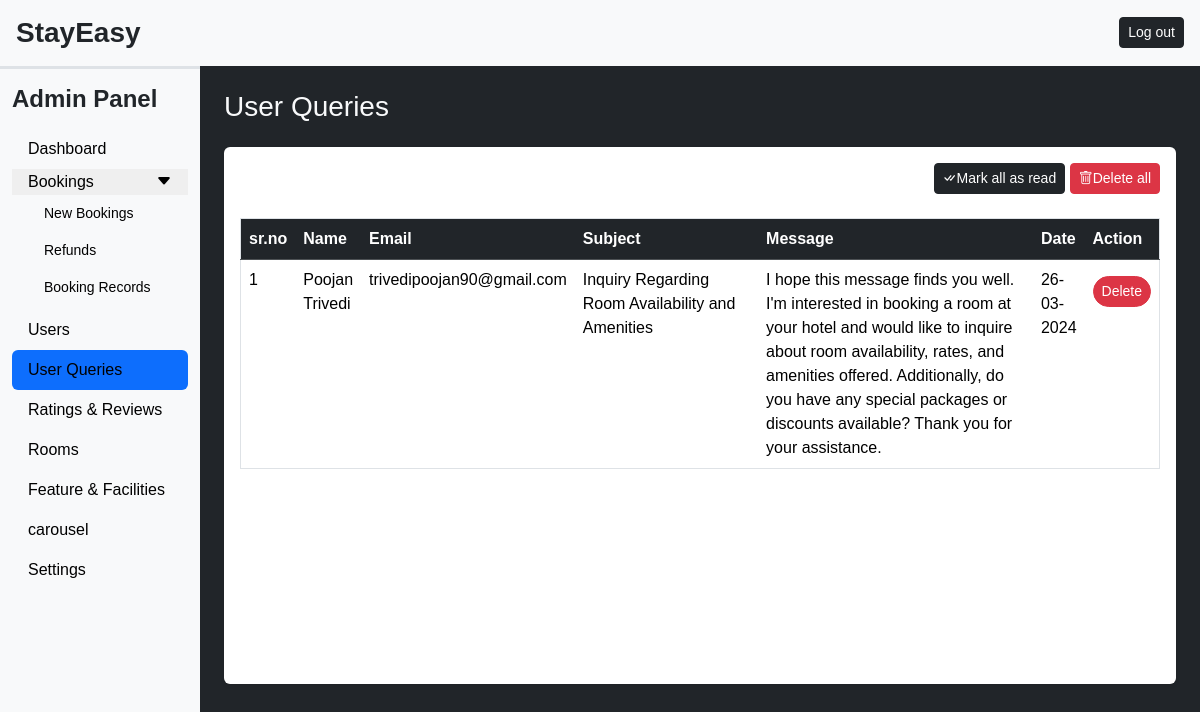
Page /admin/user_queries.php (signed in) on the committed database.
### tables this page shows
CREATE TABLE `user_queries` (
  `sr_no` int(11) NOT NULL,
  `name` varchar(30) NOT NULL,
  `email` varchar(50) NOT NULL,
  `subject` varchar(200) NOT NULL,
  `message` varchar(500) NOT NULL,
  `datentime` datetime NOT NULL DEFAULT current_timestamp(),
  `seen` tinyint(4) NOT NULL DEFAULT 0
);

### admin/user_queries.php (the view, shortened to what this page needs)
<!DOCTYPE html>
<html lang="en">
<head>
    <?php require("inc/links.php"); ?>
</head>
<body class="bg-dark">
<?php require("inc/header.php");?>
<div class="container-fluid" id="main-content">
    <div class="row">
        <div class="col-lg-10 ms-auto p-4 overflow-hidden">
            <h3 class="mb-4 text-light">User Queries</h3>
            <div class="card border-0 shadow-sm mb-4">
                <div class="card-body">
                    <div class ="text-end mb-4">
                        <a href="?seen=all" class ="btn btn-dark btn-sm  shadow-none"><i class="bi bi-check-all"></i>Mark all as read</a>
                        <a href="?del=all" class ="btn btn-danger btn-sm  shadow-none"><i class="bi bi-trash"></i>Delete all</a>
                    </div>
                    <div class="table-responsive-md" style = "height : 450px; overflow-y : scroll;">
                        <table class="table table-hover border">
                            <thead class = "table-dark sticky-top">
                            <tr>
                                <th scope="col">sr.no</th>
                                <th scope="col">Name</th>
                                <th scope="col">Email</th>
                                <th scope="col" width ="20%">Subject</th>
                                <th scope="col" width ="30%">Message</th>
                                <th scope="col">Date</th>
                                <th scope="col">Action</th>
                            </tr>
                            </thead>
                                <tbody>
                                    <?php
                                        $q = "SELECT * FROM user_queries ORDER BY sr_no DESC";
                                        $data = mysqli_query($con,$q);
                                        $i = 1;
                                        while($row = mysqli_fetch_assoc($data))
                                        {
                                                $date = date('d-m-Y',strtotime($row['datentime']));
                                                $seen = '';
                                                $seen.="<a href = '?del=$row[sr_no]' class ='btn btn-sm rounded-pill btn-danger mt-2'>Delete</a>";
                                                echo <<<query
                                                    <tr>
                                                        <td>$i</td>
                                                        <td>$row[name]</td>
                                                        <td>$row[email]</td>
                                                        <td>$row[subject]</td>
                                                        <td>$row[message]</td>
                                                        <td>$date</td>
                                                        <td>$seen</td>
                                                    </tr>
                                                query;
                                                $i++;
                                        }
                                    ?>
                                </tbody>
                        </table>
                    </div>
                </div>
            </div>
        </div>
    </div>
</div>
</body>
</html>

### admin/css/common.css (style rules this page uses)
:root { --black:#0D1117; --black_hover:#111e2e; }
* { font-family: 'Raleway', sans-serif; }

### rows in the picture
user_queries: name "Poojan Trivedi", email "trivedipoojan90@gmail.com", subject "Inquiry Regarding Room Availability and Amenities", message "I hope this message finds you well. I'm interested in booking a room at your hotel and would like to inquire about room availability, rates, and amenities offered. Additionally, do you have any special packages or discounts available? Thank you for your assistance.", datentime "26-03-2024"
